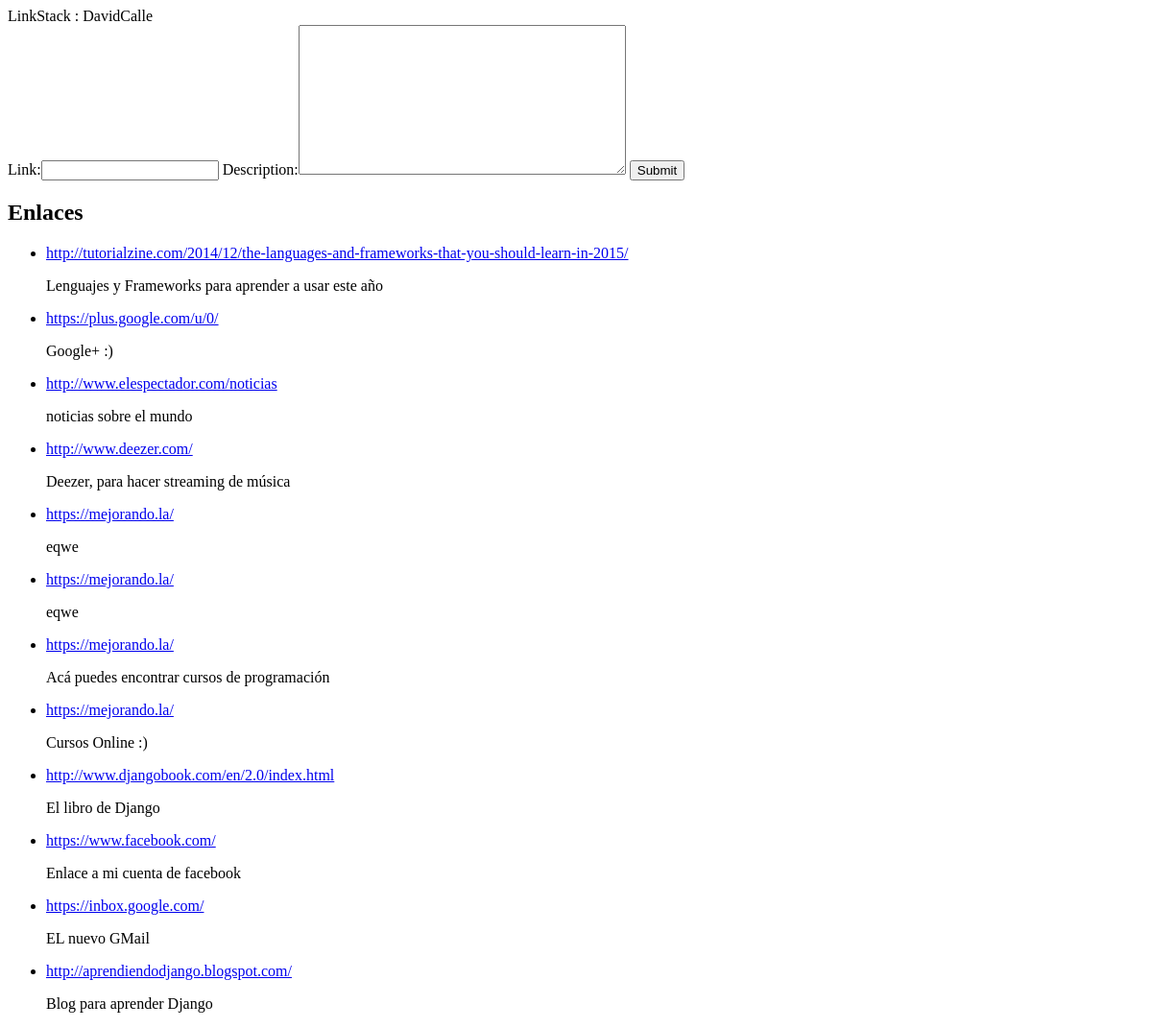
The app's page /DavidCalle, older data.
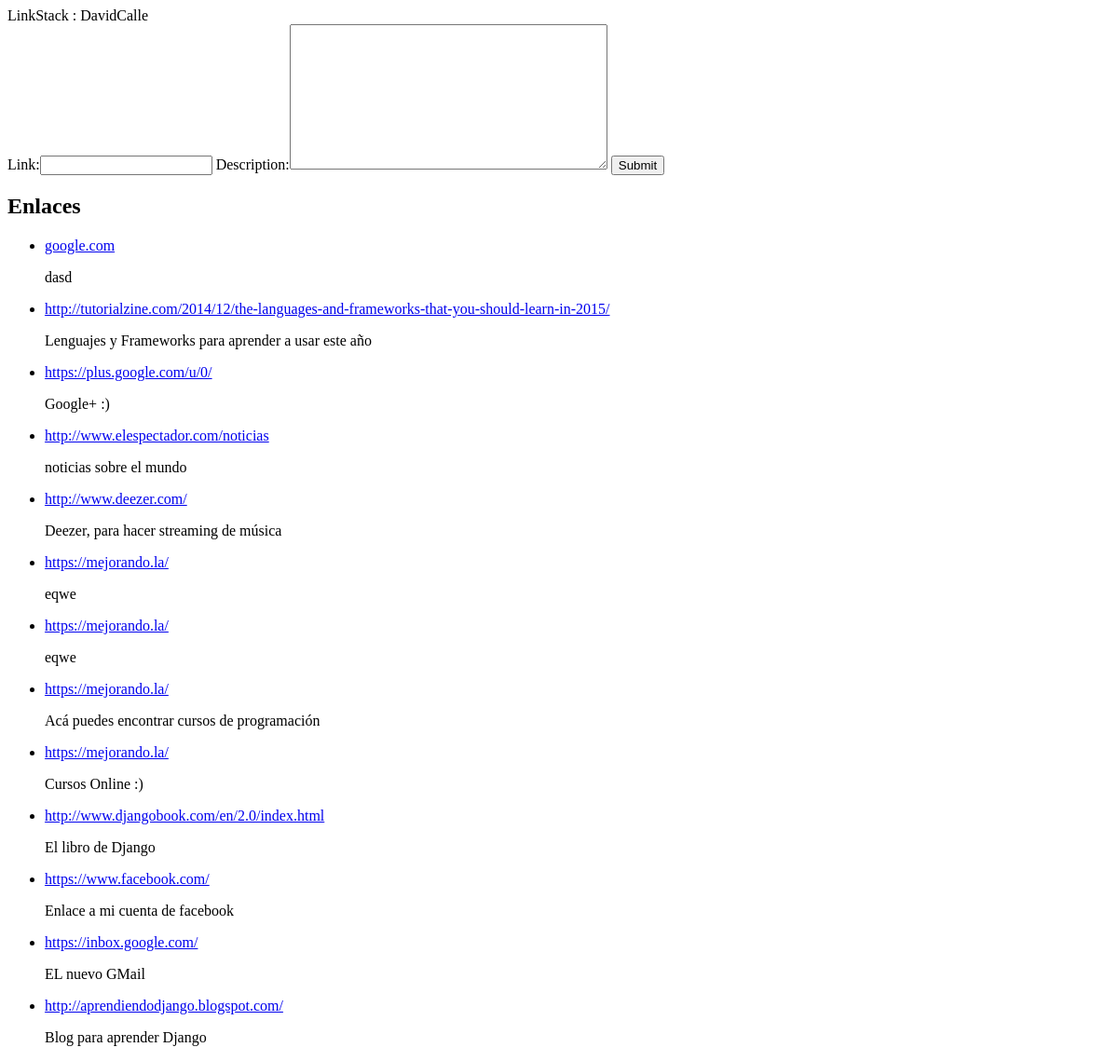
The same page, newer data.
### routes/models.py (models this page shows, shortened)
class Route(models.Model):
	name = models.CharField(max_length=100, primary_key=True)
	insertion_password = models.CharField(max_length=30, blank= True, null=True)
	deletion_password = models.CharField(max_length=30, blank = True, null=True)
	user_email= models.EmailField(max_length=80, null=True)

### links/models.py (models this page shows, shortened)
class Link(models.Model):
	link = models.CharField(max_length=500)
	description = models.TextField(max_length=500, blank=True, null=True)
	route = models.ForeignKey(Route,null=True)

### routes/views.py (the view)
# urls.py: url(r'^(?P<route_name>[\w\-W]+)', 'routes.views.route_view', name='route_view'),
def route_view(request, route_name):
    if request.method == 'POST':
        route= "/" + route_name
        form = LinkForm(request.POST)
        if form.is_valid():
            temporal_route= Route.objects.get(name=route_name)
            p_link= form.cleaned_data['link']
            p_description = form.cleaned_data['description']
            link= Link.create(p_link,p_description, temporal_route)
            link.save()
            return redirect(route)
    else:
        try:
            route= Route.objects.get(name=route_name)
        except Route.DoesNotExist:
            raise Http404
        links = route.link_set.all()
        creation_form = LinkForm()
        dictionary= {
        'route':route,
        'links':links,
        'form':creation_form,
        }
        return render(request,'route.html',dictionary)

### routes/views.py
class LinkForm(forms.ModelForm):
    class Meta:
        model = Link
        fields = ['link','description']

### routes/templates/route.html (shortened to what this page needs)
<!DOCTYPE html>
<html lang="en">
<head>
</head>
<body class="fondo">
    <header>
    	LinkStack : {{route.name}}
    </header>
    <form action="/{{route.name}}" method= "post">
        {{form}}
        <input type= "submit" value= "Submit"/>
    </form>
    <h2>Enlaces</h2>
    <ul>
	{% for l in links reversed %}
        <li>
            <div class= "link">
            {% if "//" in l.link  %}
	           <a href="{{l.link}}" target="_blank"> {{l.link}} </a>
            {% else %}
             <a href="//{{l.link}}" target="_blank"> {{l.link}} </a>
            {% endif %}
                <p> {{l.description}} </p>
            </div>
        </li>
	{% endfor %}
    </ul>
</body>
</html>

Row changes from the older to the newer data that the page shows:
added Link: link "google.com", description "dasd"
